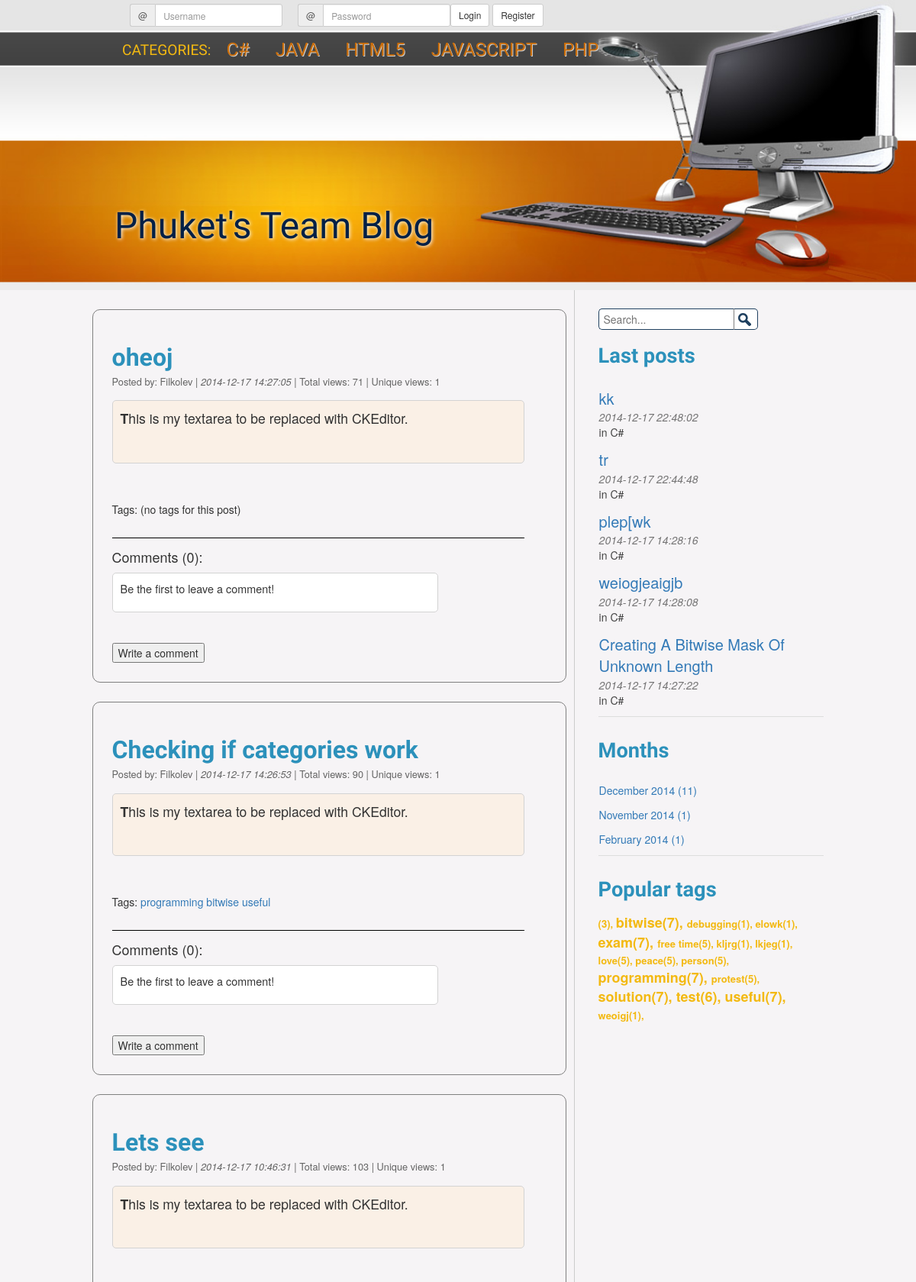
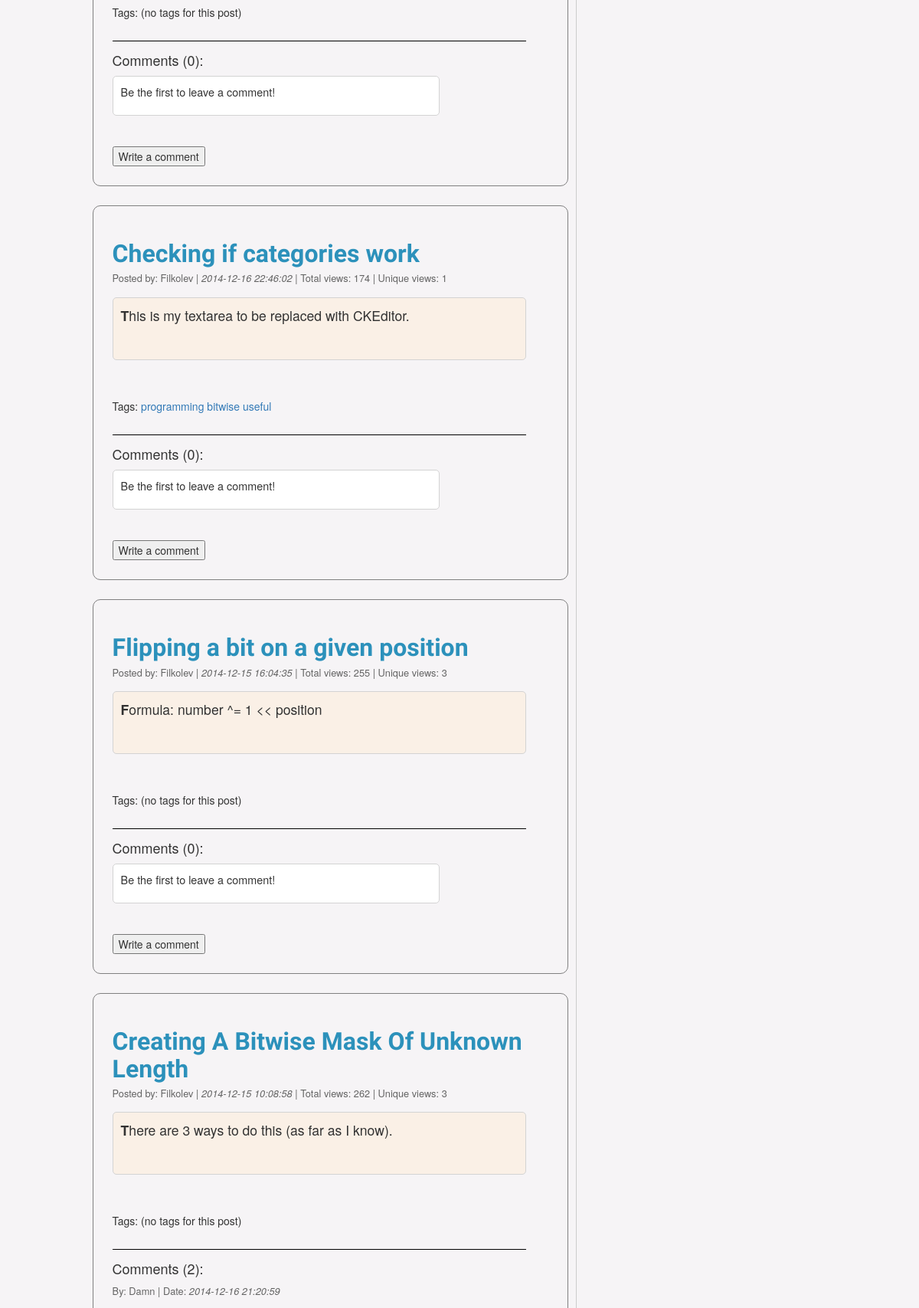
Page /view.php?query=older&first=0&last=5 (upper part) on the committed database (2 pictures, top to bottom).
### tables this page shows
CREATE TABLE IF NOT EXISTS `categories` (
  `id` int(2) NOT NULL,
  `name` varchar(50) NOT NULL
);

CREATE TABLE IF NOT EXISTS `posts` (
  `id` int(5) NOT NULL,
  `date` datetime NOT NULL DEFAULT CURRENT_TIMESTAMP,
  `title` varchar(500) NOT NULL,
  `text` text NOT NULL,
  `user_id` int(5) NOT NULL,
  `category` int(50) NOT NULL
);

CREATE TABLE IF NOT EXISTS `users` (
  `id` int(11) NOT NULL,
  `name` varchar(150) NOT NULL,
  `username` varchar(65) NOT NULL,
  `email` varchar(65) NOT NULL,
  `password` varchar(500) NOT NULL,
  `city` varchar(30) NOT NULL,
  `country` varchar(30) NOT NULL,
  `type_account` varchar(15) NOT NULL DEFAULT 'user'
);

CREATE TABLE IF NOT EXISTS `tags` (
  `tags` varchar(50) NOT NULL,
  `post_id` int(5) NOT NULL
);

CREATE TABLE IF NOT EXISTS `comments` (
  `id` int(5) NOT NULL,
  `name` varchar(150) NOT NULL,
  `date` timestamp NOT NULL DEFAULT CURRENT_TIMESTAMP,
  `comment` text NOT NULL,
  `post_id` int(5) NOT NULL
);

### article_selection.php (called while the page is built, shortened)
<?php
if ($queryType == 'month') {
    $month = $_GET['month'];
    $year = $_GET['year'];
    $queryType = "SELECT * FROM posts WHERE MONTH(date) = $month AND YEAR(date) = $year";
} else if ($queryType == 'post') {
    $id = $_GET['id'];
    $queryType = "SELECT * FROM posts WHERE id = $id";
} else if ($queryType == 'all') {
    $queryType = "SELECT * FROM posts ORDER BY date DESC LIMIT 0, 5";
} else if ($queryType == 'category') {
    $cat = $_GET['cat'];
    $queryType = "SELECT * FROM posts WHERE  category = $cat";
} else if ($queryType == 'older') {
    $firstPost = $_GET['first'] + 5;
    $lastPost = $_GET['last'] + 5;
    $queryType = "SELECT * FROM posts ORDER BY date DESC LIMIT $firstPost, $lastPost";
} else if ($queryType == 'newer') {
    $firstPost = $_GET['first'] - 5;
    $lastPost = $_GET['last'] - 5;
    $queryType = "SELECT * FROM posts ORDER BY date DESC LIMIT $firstPost, $lastPost";
}
?>

### article.php (the view, shortened to what this page needs)
<?php
require 'article_selection.php';
$arr = $con->query($queryType);
$posts = $arr->fetch_all();
$ip = getUserIP();
if (count($posts) == 0): ?>
<?php endif;
foreach ($posts as $post):
    $userID = $post[4];
    $userName = $con->query("SELECT username FROM users WHERE id = $userID")->fetch_all()[0][0];
    $postID = $post[0];
    $query = "INSERT INTO views (post_id, ip) VALUES ('$postID', '$ip')";
    mysqli_query($con, $query);
    $viewQuery = $con->query("SELECT ip FROM views WHERE post_id = $postID")->fetch_all();
    $totalViews = count($viewQuery);
    $uniqueIPS = array();
    foreach ($viewQuery as $view) {
        $uniqueIPS[] = $view[0];
    }
    $uniqueViews = count(array_unique($uniqueIPS));
    $commentQuery = "SELECT * FROM comments WHERE post_id = $post[0]";
    $comments = $con->query($commentQuery)->fetch_all();
    ?>
    <article>
        <a href="view.php?query=post&id=<?php echo $post[0] ?>"><h1><?php echo $post[2] ?></h1></a>
        <p class="date-and-user">Posted by: <?php echo $userName ?> | <span class="post-date"><?php echo $post[1] ?></span> |
                                 Total views: <?php echo $totalViews ?> | Unique views: <?php echo $uniqueViews ?></p>
        <div class="article-text"><?php echo $post[3] ?></div>
        <?php
        require 'article_tags.php';
        require 'comments.php' ?>
        <button onclick="showCommentForm(<?php echo $post[0]?>)" id="btn-<?php echo $post[0]?>">Write a comment</button>
    </article>
<?php
endforeach;
require 'pagination.php' ?>

### header.php (shortened to what this page needs)
<?php
require 'config.php';
?>
<!DOCTYPE html>
<html>
<head lang="en">
    <link rel="stylesheet" href="css/resetter.css">
    <link rel="stylesheet" href="https://maxcdn.bootstrapcdn.com/bootstrap/3.3.1/css/bootstrap.min.css">
    <link rel="stylesheet" href="css/signup.css">
    <link rel="stylesheet" href="css/style.css">
</head>
<body>
<header>
    <?php
    if (isset($_SESSION['loggedUser'])):
        $userID = $_SESSION['loggedUserID'];
        $query = "SELECT * FROM `users` WHERE id = '$userID'";
        $arrUser = $con->query($query);
        while ($row = mysqli_fetch_assoc($arrUser)){
            $type = $row['type_account'];
        }
        ?>
        <div class="login"><span>Hello, <?php echo $_SESSION['loggedUserName'] ?></span>
            <a href="php/logout.php">
                <button type="button" class="btn btn-default btn-sm ">Logout</button>
            </a>
        <?php
        if ($type == 'admin'):?>
            <a href="writepost.php">
                <button type="button" class="btn btn-default btn-sm ">Write post</button>
            </a>
            </div>
        <?php endif ?>
    <?php
    else :
        ?>
        <form method="post" action="php/login.php">
            <div class="login">
                <div class="input-group input-group-sm loginFields">
                    <span class="input-group-addon">@</span>
                    <input type="text" class="form-control" name="user" placeholder="Username" required="required" pattern="[\w]{3,}" title="At least 3 letters or underscores!">
                </div>
                <div class="input-group input-group-sm loginFields">
                    <span class="input-group-addon">@</span>
                    <input type="password" name="password" class="form-control" placeholder="Password" required="required" pattern=".{4,}" title="At least 4 symbols!">
                </div>
                <button type="submit" name="submit" class="btn btn-default btn-sm ">Login</button>
                <a href="register.php">
                    <button type="button" class="btn btn-default btn-sm ">Register</button>
                </a>
            </div>
        </form>
    <?php endif; ?>
    <nav><p>CATEGORIES:</p>
        <div class="menu">
            <ul>
                <?php
                $sql = "SELECT * FROM categories";
                $result = mysqli_query($con, $sql);
                while($categories = mysqli_fetch_row($result)):
                    ?>
                    <li><a href="view.php?query=category&cat=<?php echo $categories[0] ?>"><?php echo $categories[1] ?></a></li>
                    <?php
                endwhile;
                ?>
            </ul>
        </div>
    </nav>
    <p class="logo"><a href="index.php">Phuket's Team Blog</a></p>
</header>

### article_tags.php
<?php
$tagQuery = "SELECT tags FROM tags WHERE post_id = $post[0] ";
$tagList = $con->query($tagQuery);
$tagList = $tagList->fetch_all(); ?>
<div class="tag-info">Tags:
    <?php
    if (count($tagList) != 0) {
        foreach ($tagList as $tagEntry) { ;?>
            <a href="viewbytags.php?tag=<?php echo $tagEntry[0] ?>" class="tag-entries"><?php echo $tagEntry[0] ?></a>
        <?php
        }
    } else {
        echo " (no tags for this post)";
    }
    ?>
</div>

### comments.php (shortened to what this page needs)
<div class="comments">
    <h4>Comments (<?php echo count($comments) ?>): </h4>
    <?php
    if (count($comments) == 0): ?>
        <div class="comment-text"><p><?php echo "Be the first to leave a comment!" ?></p></div>
    <?php else:
        foreach ($comments as $comment): ?>
            <p class="date-and-user">By: <?php echo $comment[1] ?> | Date: <span class="post-date"><?php echo $comment[2] ?></span></p>
        <?php endforeach;
    endif; ?>
</div>

### lastposts.php
<div class="post-lists">
    <form action="viewSearch.php" method="GET">
        <input type="search" name="search" id="search-input" placeholder="Search..."/>
        <input type="submit" class="search-button" value=""/>
    </form>
    <h2>Last posts</h2>
    <ul class="nav nav-tabs">
        <?php
        require 'config.php';
        $lastPostsQuery = "SELECT * FROM posts ORDER BY date DESC LIMIT 0, 5";
        $arr = $con->query($lastPostsQuery);
        while($row = mysqli_fetch_assoc($arr)){
            $title = $row['title'];
            $date = $row['date'];
            $id = $row['id'];
            $cat = $row['category'];
            $category = $con->query("SELECT name FROM categories WHERE id = $cat")->fetch_all()[0][0];
            ?>
            <li><a href="view.php?query=post&id=<?php echo $id ?>">
                    <span class="title"><?php echo $title?></span><br>
                    <span class="date"><?php echo $date?></span> <br>
                    <span class="category">in <?php echo $category?></span>
                </a>
            </li>
        <?php } ?>
    </ul>
</div>

### css/style.css (style rules this page uses)
html { margin: 0; padding: 0; font-size: 16px; }
body { padding: 0; background-color: #f6f4f6; }
header { width:100%; height: 380px; margin: 0 auto; background-image: url("../images/header_bg.jpg"); background-size: 100% 100%; background-repeat: no-repeat; overflow: auto; }
.logo { margin:180px 0 0 150px; font-size: 3rem; text-shadow: #fff 1px 1px 5px; font-family: 'Gloria Hallelujah', cursive; }
.logo a { color:#022046; text-decoration: none; font-size: 3rem; font-family: 'Gloria Hallelujah', cursive; }
nav { margin: 15px 0 0 150px; }
nav p { color: #f3b911; font-size: 1.2rem; font-family: 'Passion One', cursive; float: left; margin: 4px 0 0 10px; }
nav ul li { list-style-type: none; display: inline; padding: 0 10px 0 10px; margin-left: 10px; }
nav ul li a { text-decoration: none; color: #ca6d09; font-size: 1.5rem; font-family: 'Passion One', cursive; text-shadow: #cccccc 1px 1px; }
aside h2 { font-weight: bold; font-size: 1.7rem; font-family: 'Cuprum', sans-serif; color: #2c91bb; margin-bottom: 15px; }
article { margin: 25px 0; border: 1px solid #808080; border-radius: 10px; padding: 25px; }
article h1 { font-family: 'Cuprum', sans-serif; font-size: 2rem; font-weight: bold; margin-bottom: 5px; color: #2c91bb; }
.date-and-user { margin-bottom: 15px; font-family: "Helvetica Neue", Helvetica, Arial, sans-serif; font-size: 0.8rem; color: #646464; }
.article-text { color: #323232; white-space: pre-wrap; font-size: 1.1rem; display: block; width: 95%; border-radius: 5px; padding: 10px; border: 1px solid #d3d3d3; background-color: linen; margin-bottom: 10px; }
.article-text::first-letter { font-weight: bold; }
.comment-text { white-space: pre-wrap; font-size: 0.9rem; border-radius: 5px; padding: 10px; border: 1px solid #d3d3d3; margin-bottom: 40px; background: #ffffff; word-wrap: break-word }
.post-lists { margin-bottom: 30px; }
.post-lists ul li { line-height: 1.42857143; }
.post-lists ul li a { text-decoration: none; }
.input-group { margin-top: 20px; margin-bottom: 20px; }
.tag-info { margin-top: 50px; padding-bottom: 27px; width: 95%; border-bottom: 1px solid black; }
.comments { margin-bottom: 30px; margin-top: 15px; width: 75%; }
.login { margin-left: 150px; margin-top: 5px; height: 28px; }
.loginFields { width: 200px; float: left; margin-left: 20px; margin-bottom: 0; margin-top: 0; }
.nav>li>a { position: relative; padding: 0 0; }
.nav-tabs>li>a { margin-right: 2px; }
#search-input { border: 1px solid #204160; border-right: none; border-bottom-left-radius: 5px; border-top-left-radius: 5px; width: 60%; height: 28px; margin-top: 8%; padding-left: 2%; }
.search-button { float: right; width: 32px; height: 28px; margin-top: 2%; position: absolute; border: 1px solid #204160; border-left: 1px solid gray; border-bottom-right-radius: 5px; border-top-right-radius: 5px; background-image: url("../images/search.png"); }
.post-lists li { float: none; margin: 10px 0; }
.title { font-size: 20px; }
.date { font-style: italic; color: rgba(67, 67, 67, 0.72); }
.category { color: #434343; }
.post-date { font-style: italic; }

### rows in the picture
categories: name "C#"
categories: name "JAVA"
categories: name "HTML5"
categories: name "JAVASCRIPT"
categories: name "PHP"
posts: title "oheoj", user.username "Filkolev", date "2014-12-17 14:27:05", totalViews "71", uniqueViews "1", text "This is my textarea to be replaced with CKEditor.", shows "(no tags for this post)", count($comments) "0", shows "Be the first to leave a comment!"
posts: title "Checking if categories work", user.username "Filkolev", date "2014-12-17 14:26:53", totalViews "90", uniqueViews "1", text "This is my textarea to be replaced with CKEditor.", count($comments) "0", shows "Be the first to leave a comment!"
tags: tags "programming"
tags: tags "bitwise"
tags: tags "useful"
posts: title "Lets see", user.username "Filkolev", date "2014-12-17 10:46:31", totalViews "103", uniqueViews "1", text "This is my textarea to be replaced with CKEditor.", shows "(no tags for this post)", count($comments) "0", shows "Be the first to leave a comment!"
posts: title "Checking if categories work", user.username "Filkolev", date "2014-12-16 22:46:02", totalViews "174", uniqueViews "1", text "This is my textarea to be replaced with CKEditor.", count($comments) "0", shows "Be the first to leave a comment!"
posts: title "Flipping a bit on a given position", user.username "Filkolev", date "2014-12-15 16:04:35", totalViews "255", uniqueViews "3", text "Formula: number ^= 1 << position", shows "(no tags for this post)", count($comments) "0", shows "Be the first to leave a comment!"
posts: title "Creating A Bitwise Mask Of Unknown Length", user.username "Filkolev", date "2014-12-15 10:08:58", totalViews "262", uniqueViews "3", text "There are 3 ways to do this (as far as I know).", shows "(no tags for this post)", count($comments) "2"
comments: name "Damn", date "2014-12-16 21:20:59"
posts: title "kk", date "2014-12-17 22:48:02", category.name "C#"
posts: title "tr", date "2014-12-17 22:44:48", category.name "C#"
posts: title "plep[wk", date "2014-12-17 14:28:16", category.name "C#"
posts: title "weiogjeaigjb", date "2014-12-17 14:28:08", category.name "C#"
posts: title "Creating A Bitwise Mask Of Unknown Length", date "2014-12-17 14:27:22", category.name "C#"

### other values in the picture
$monthName "December"
$year "2014"
$postCount "11"
$monthName "November"
$postCount "1"
$monthName "February"
$count "3"
$tag[tags] "bitwise"
$count "7"
$tag[tags] "debugging"
$count "1"
$tag[tags] "elowk"
$tag[tags] "exam"
$tag[tags] "free time"
$count "5"
